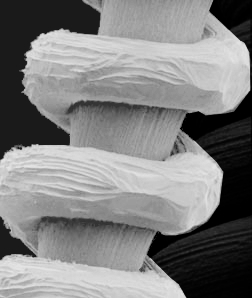
#> input picture Ex1/Immagini/filamento.jpg, 252 x 298 px, found by its file name
$ python esercizio_4.py
#> lines starting #> are read from the running program, lines starting #| are printed output that depends on the picture
#!/usr/bin/env python3
# -*- coding: utf-8 -*-
"""
Esercizio 4
Immagine delle varianze. Scrivete adesso una funzione dal prototipo varianze(x,K) per calcolare l’immagine
delle varianze locali su finestre K × K. Usate questa funzione per valutare e visualizzare l’immagine delle varianze
dell’immagine filamento.jpg usando blocchi 3 × 3. Che tipo di informazioni vi d`a sull’immagine?
"""

import numpy as np              # importa Numpy
import matplotlib.pyplot as plt # importa Matplotlib
import scipy.ndimage as ndi     # importa Scipy per le immagini
import skimage.io as io         # importa il modulo Input/Output di SK-Image

def varianze(x, k):
    """
    Data un'immagine x fornisce l'immagine delle varianze locali usando una finestra
    K x K
    """
    y = ndi.generic_filter(x, np.var, (k,k))
    return y

x = io.imread("filamento.jpg")
#> x is the input picture: shape (298, 252); min 0, max 231, mean 128.1

y = varianze(x, 3)
#> in varianze, `y = ndi.generic_filter(x, np.var, (k,k))`:
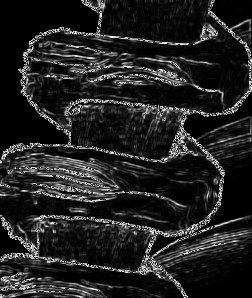
#> y: shape (298, 252); min 0, max 255, mean 34.5

plt.figure()
plt.imshow(y, clim = None, cmap = "gray")

$ run again, with Ex1/Immagini/dorian.jpg copied over Ex1/Immagini/filamento.jpg
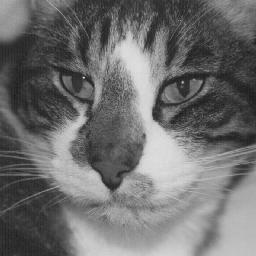
#> input picture Ex1/Immagini/dorian.jpg, 256 x 256 px, found by its file name
#> x is the input picture: shape (256, 256); min 21, max 228, mean 110.6
#> in varianze, `y = ndi.generic_filter(x, np.var, (k,k))`:
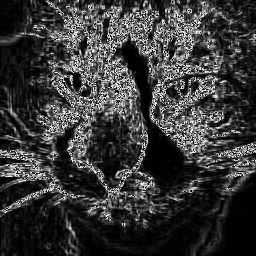
#> y: shape (256, 256); min 0, max 255, mean 56.3
